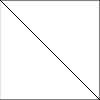
Frame 1 (no input)
Frame 60 (no input): identical to frame 1, image omitted
Frame 120 (the mouse pressed at the canvas centre since frame 60): identical to frame 1, image omitted

The p5.js sketch that drew this single still picture (run headless with seeded random() and noise() and a simulated clock; from frame 60 on, the mouse is pressed at the canvas centre):

// p5.js sketch
// ── sketch.js
function setup() {
  createCanvas(100, 100);
}

function draw() {
  rect(0, 0, width, height);
  line(0, 0, width, height);
}

// ── bezier.js
if (typeof knitr_width === 'undefined' || knitr_width === null) {
    var knitr_width = 1024;
}

if (typeof knitr_height === 'undefined' || knitr_height === null) {
    var knitr_height = 768;
}


function setup() {
  createCanvas(knitr_width, knitr_height);
  background(255);
}

t = 0;
i = 0;
n = 300; // increments before pause
p = 5000; // pause time in milliseconds
tinc = 0.01;

var pausetime;

function draw() {
  if (i == 1) {
    print(t);
  }
  if (i < n ) {
    bezier_curves();
  }
  if (i == n) {
    pausetime = millis();
  }
  if (i > n & millis() > pausetime + p) {
    clear();
    i = 0;
  }
  i++;
}



function bezier_curves () {

  noFill();

  c1 = noise(1 + t*0.5) * 255;
  c2 = noise(2 + t*0.5) * 255;
  c3 = noise(3 + t*0.5) * 255;
  stroke(c1, c2, c3, 100);

  bx = width * 1.2;
  by = height * 1.2;
  s = 0.25;
  x1 = noise(t+0) * width;
  y1 = noise(t+1) * height;
  x2 = noise(t+2) * width;
  y2 = noise(t+3) * height;

  c1x = noise(s*t+1) * bx - 0.5 * bx;
  c1y = noise(s*t+5) * by - 0.5 * by;
  c2x = noise(s*t+2) * bx - 0.5 * bx;
  c2y = noise(s*t+6) * by - 0.5 * by;


  beginShape();
  vertex(x1, y1);
  bezierVertex(
    x1 + c1x,
    y1 + c1y,
    x2 + c2x,
    y2 + c2y,
    x2, y2
  );
  bezierVertex(
    x2 - c2x,
    y2 - c2y,
    x1 - c1x,
    y1 - c1y,
    x1, y1
  );
  endShape();


  t += tinc;

}

// ── circles-p.js

var t, t_inc;
if (typeof knitr_width === 'undefined' || knitr_width === null) {
    var knitr_width = 1024;
}

if (typeof knitr_height === 'undefined' || knitr_height === null) {
    var knitr_height = 768;
}

function setup() {
  p.createCanvas(knitr_width, knitr_height);
  t = 0;
  t_inc = 0.005;
}

function noiseColor(t, r = 0, g = 1, b = 1) {
  return p.color(
    p.noise(t + r) * 255, 
    p.noise(t + g) * 255, 
    p.noise(t + b) * 255
  );
}

function draw() {
  p.translate(0, p.height / 2);
  p.fill(noiseColor(t));
  p.ellipse(p.width * 3 / 4, p.height * 2/10, p.height * 4 / 10);
  p.fill(noiseColor(t + 0.1));
  p.ellipse(p.width * 2 / 4, p.height * 1/10, p.height * 5 / 10);
  p.fill(noiseColor(t + 0.2));
  p.ellipse(p.width * 1 / 4, 0, p.height * 6 / 10);
  t += t_inc;
}

// ── circles.js
if (typeof knitr_width === 'undefined' || knitr_width === null) {
    var knitr_width = 1024;
}

if (typeof knitr_height === 'undefined' || knitr_height === null) {
    var knitr_height = 768;
}

var t, t_inc;

function setup() {
  createCanvas(knitr_width, knitr_height);
  t = 0;
  t_inc = 0.005;
}

function draw() {
  translate(0, height / 2);
  fill(noise(t + 0) * 255, noise(t + 1) * 255, noise(t + 2) * 255);
  ellipse(width * 1 / 4, 0, height * 4 / 10);
  //p.fill(noise(t + 0.1) * 255, noise(t + 1.1) * 255, noise(t + 2.1) * 255);
  //p.ellipse(width * 2 / 4, 0, height * 5 / 10);
  //p.fill(noise(t + 0.2) * 255, noise(t + 1.2) * 255, noise(t + 2.2) * 255);
  //p.ellipse(width * 3 / 4, 0, height * 6 / 10);
  t += t_inc;
}
